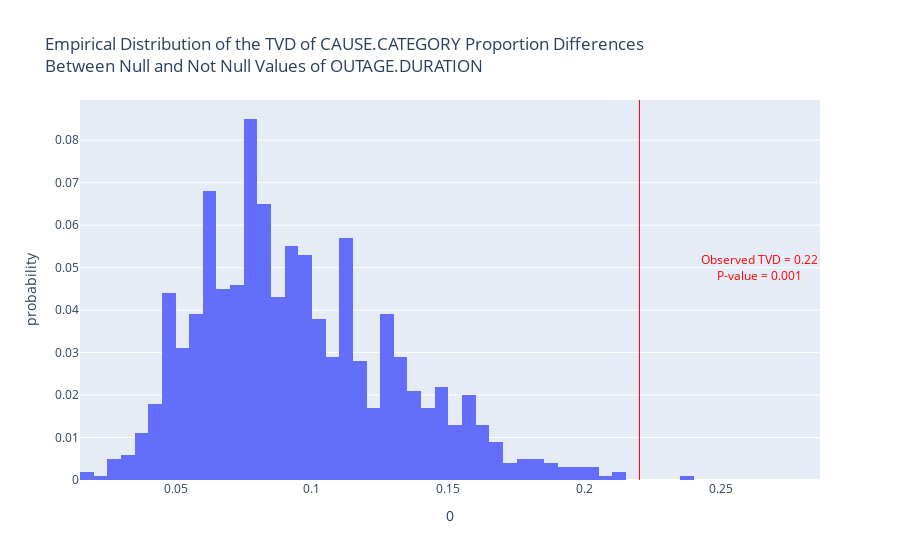

Notebook source saved alongside this figure:
### Code cell
observed_statistic, permuted_vals = perform_missingness_permutation_test(data, 'CAUSE.CATEGORY', 'OUTAGE.DURATION', n_repetitions=1000) # perform permutation test
p_value = calculate_p_value(observed_statistic, permuted_vals) # calculate p-value
print(f'P-value: {p_value}')
fig = plot_permutation_test_distribution(permuted_vals, observed_statistic, 'CAUSE.CATEGORY', 'OUTAGE.DURATION', p_value=p_value) # plot permutation test distribution
fig.show()

### Figure 1 — Plotly figure (JSON) as saved in the notebook; plotly's stock layout.template omitted (floating-point values rounded to 4 significant figures; data arrays with more than 128 entries replaced by an {"elided": "..."} marker saying what was removed)
{"data": [{"bingroup": "x", "histnorm": "probability", "hovertemplate": "0=%{x}<br>probability=%{y}<extra></extra>", "legendgroup": "", "marker": {"color": "#636efa", "pattern": {"shape": ""}}, "name": "", "nbinsx": 50, "orientation": "v", "showlegend": false, "type": "histogram", "x": {"elided": "1000 float values"}, "xaxis": "x", "yaxis": "y"}], "layout": {"annotations": [{"showarrow": false, "text": "<span style=\"color:red\">Observed TVD = 0.22</span><br><span style=\"color:red\">P-value = 0.001</span>", "x": 0.264, "y": 0.05}], "barmode": "relative", "legend": {"tracegroupgap": 0}, "shapes": [{"line": {"color": "red", "width": 1}, "opacity": 1, "type": "line", "x0": 0.22, "x1": 0.22, "xref": "x", "y0": 0, "y1": 1, "yref": "y domain"}], "title": {"text": "Empirical Distribution of the TVD of CAUSE.CATEGORY Proportion Differences<br>Between Null and Not Null Values of OUTAGE.DURATION"}, "xaxis": {"anchor": "y", "domain": [0, 1], "title": {"text": "0"}}, "yaxis": {"anchor": "x", "domain": [0, 1], "title": {"text": "probability"}}}}
